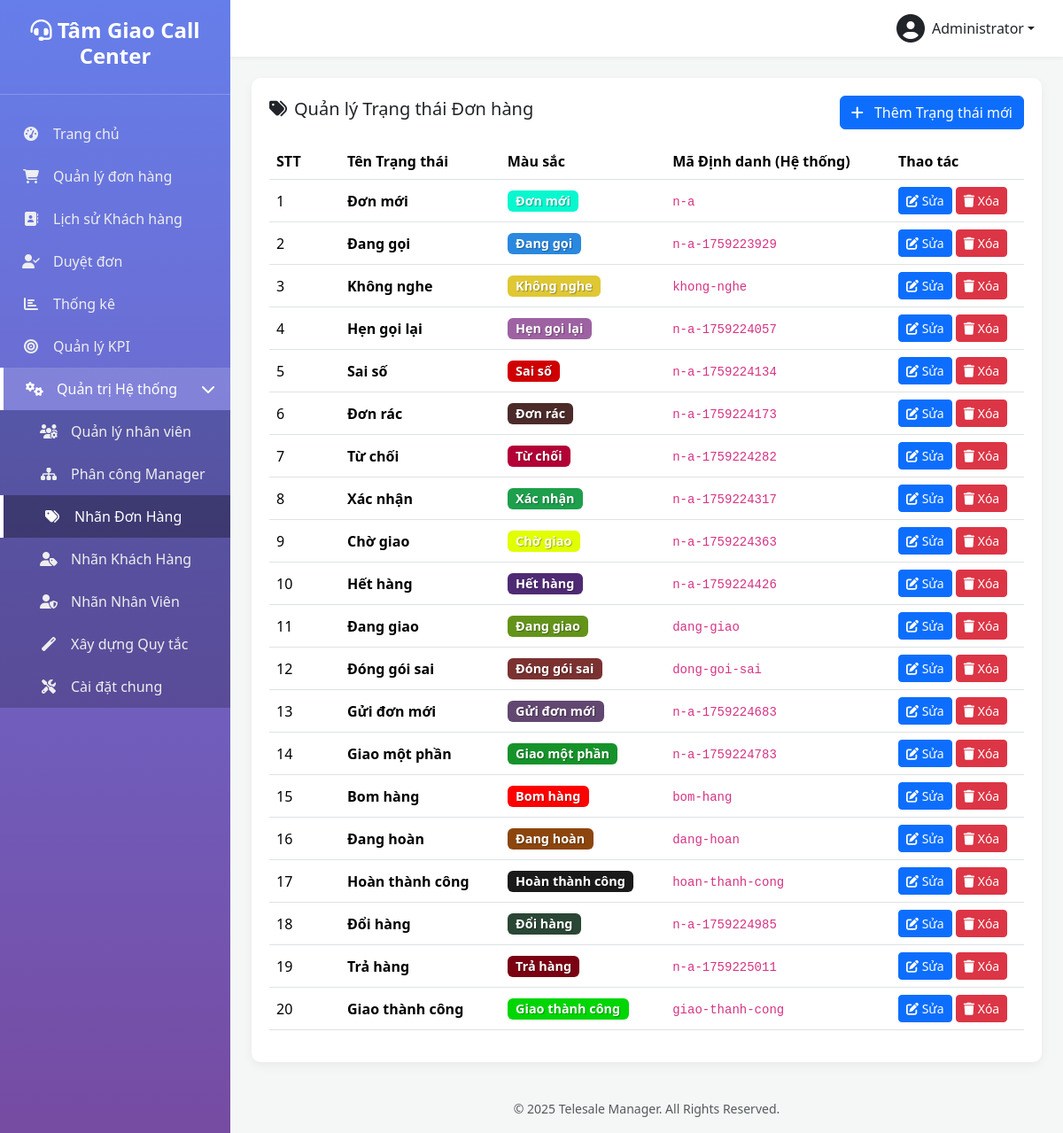
/manage-order-statuses.php (signed in), run on an earlier commit of the app's database.
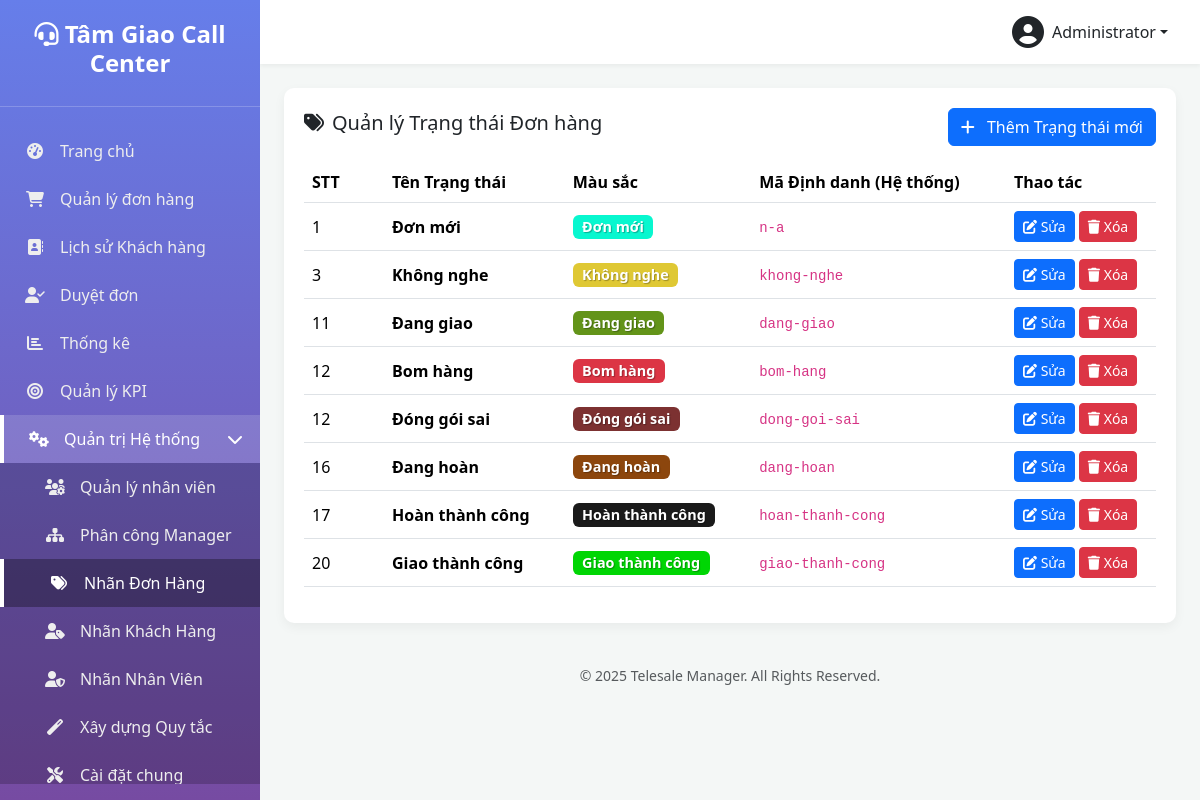
And on a later commit of the database.
### tables this page shows
CREATE TABLE `order_status_configs` (
  `status_key` varchar(50) NOT NULL,
  `label` varchar(100) NOT NULL,
  `color` varchar(20) NOT NULL,
  `icon` varchar(50) NOT NULL,
  `sort_order` int(11) NOT NULL DEFAULT 0,
  `logic_json` text NOT NULL,
  `created_by` int(10) UNSIGNED DEFAULT NULL,
  `created_at` datetime DEFAULT current_timestamp(),
  `updated_at` datetime DEFAULT current_timestamp() ON UPDATE current_timestamp()
);

### functions.php (called while the page is built, shortened)
<?php
function get_db_connection() {
    static $pdo = null;
    if ($pdo === null) {
        try {
            $dsn = "mysql:host=" . DB_HOST . ";dbname=" . DB_NAME . ";charset=" . DB_CHARSET;
            $options = [
                PDO::ATTR_ERRMODE => PDO::ERRMODE_EXCEPTION,
                PDO::ATTR_DEFAULT_FETCH_MODE => PDO::FETCH_ASSOC,
                PDO::ATTR_EMULATE_PREPARES => false,
            ];
            $pdo = new PDO($dsn, DB_USER, DB_PASS, $options);
        } catch (PDOException $e) {
            die('Database connection failed: ' . $e->getMessage());
        }
    }
    return $pdo;
}
function db_query($sql, $params = []) {
    $pdo = get_db_connection();
    $stmt = $pdo->prepare($sql);
    $stmt->execute($params);
    return $stmt;
}
function db_get_results($sql, $params = []) {
    $stmt = db_query($sql, $params);
    return $stmt->fetchAll(PDO::FETCH_ASSOC);
}

### manage-order-statuses.php (the view, shortened to what this page needs)
<?php
require_once 'functions.php';
$statuses = db_get_results("SELECT * FROM order_status_configs ORDER BY sort_order ASC, label ASC");
include 'includes/header.php';
?>
<div class="table-card">
    <div class="d-flex justify-content-between align-items-center mb-3">
        <h5><i class="fas fa-tags me-2"></i>Quản lý Trạng thái Đơn hàng</h5>
        <button class="btn btn-primary" onclick="prepareAddModal()">
            <i class="fas fa-plus me-2"></i> Thêm Trạng thái mới
        </button>
    </div>
    <table class="table table-hover align-middle">
        <thead>
            <tr>
                <th style="width: 80px;">STT</th>
                <th>Tên Trạng thái</th>
                <th>Màu sắc</th>
                <th>Mã Định danh (Hệ thống)</th>
                <th style="width: 150px;">Thao tác</th>
            </tr>
        </thead>
        <tbody>
            <?php if (empty($statuses)): ?>
                <tr><td colspan="5" class="text-center text-muted py-4">Chưa có trạng thái nào được tạo.</td></tr>
            <?php else: ?>
                <?php foreach ($statuses as $status): ?>
                <tr>
                    <td><?php echo $status['sort_order']; ?></td>
                    <td><strong><?php echo htmlspecialchars($status['label']); ?></strong></td>
                    <td>
                        <span class="badge" style="background-color: <?php echo htmlspecialchars($status['color']); ?>; color: #fff; text-shadow: 1px 1px 1px rgba(0,0,0,0.3); font-size: 0.9em;">
                            <?php echo htmlspecialchars($status['label']); ?>
                        </span>
                    </td>
                    <td><code><?php echo htmlspecialchars($status['status_key']); ?></code></td>
                    <td>
                        <button class="btn btn-sm btn-primary"
                                onclick="prepareEditModal(
                                    '<?php echo htmlspecialchars($status['status_key'], ENT_QUOTES); ?>',
                                    '<?php echo htmlspecialchars($status['label'], ENT_QUOTES); ?>',
                                    '<?php echo htmlspecialchars($status['color'], ENT_QUOTES); ?>',
                                    '<?php echo $status['sort_order']; ?>'
                                )">
                            <i class="fas fa-edit"></i> Sửa
                        </button>
                        <a href="?delete=<?php echo urlencode($status['status_key']); ?>" class="btn btn-sm btn-danger" onclick="return confirm('Bạn có chắc chắn muốn xóa trạng thái `<?php echo htmlspecialchars($status['label']); ?>`?')">
                            <i class="fas fa-trash"></i> Xóa
                        </a>
                    </td>
                </tr>
                <?php endforeach; ?>
            <?php endif; ?>
        </tbody>
    </table>
</div>
<?php include 'includes/footer.php'; ?>

What changed in the data, as far as the page shows it:
removed order_status_configs: sort_order "2", label "Đang gọi", status_key "n-a-1759223929"
removed order_status_configs: sort_order "4", label "Hẹn gọi lại", status_key "n-a-1759224057"
removed order_status_configs: sort_order "5", label "Sai số", status_key "n-a-1759224134"
removed order_status_configs: sort_order "6", label "Đơn rác", status_key "n-a-1759224173"
removed order_status_configs: sort_order "7", label "Từ chối", status_key "n-a-1759224282"
removed order_status_configs: sort_order "8", label "Xác nhận", status_key "n-a-1759224317"
removed order_status_configs: sort_order "9", label "Chờ giao", status_key "n-a-1759224363"
removed order_status_configs: sort_order "10", label "Hết hàng", status_key "n-a-1759224426"
removed order_status_configs: sort_order "13", label "Gửi đơn mới", status_key "n-a-1759224683"
removed order_status_configs: sort_order "14", label "Giao một phần", status_key "n-a-1759224783"
removed order_status_configs: sort_order "18", label "Đổi hàng", status_key "n-a-1759224985"
removed order_status_configs: sort_order "19", label "Trả hàng", status_key "n-a-1759225011"
changed order_status_configs "Bom hàng": sort_order "15" → "12"; color "#ff0000" → "#dc3545" (drawn); moves up the list
